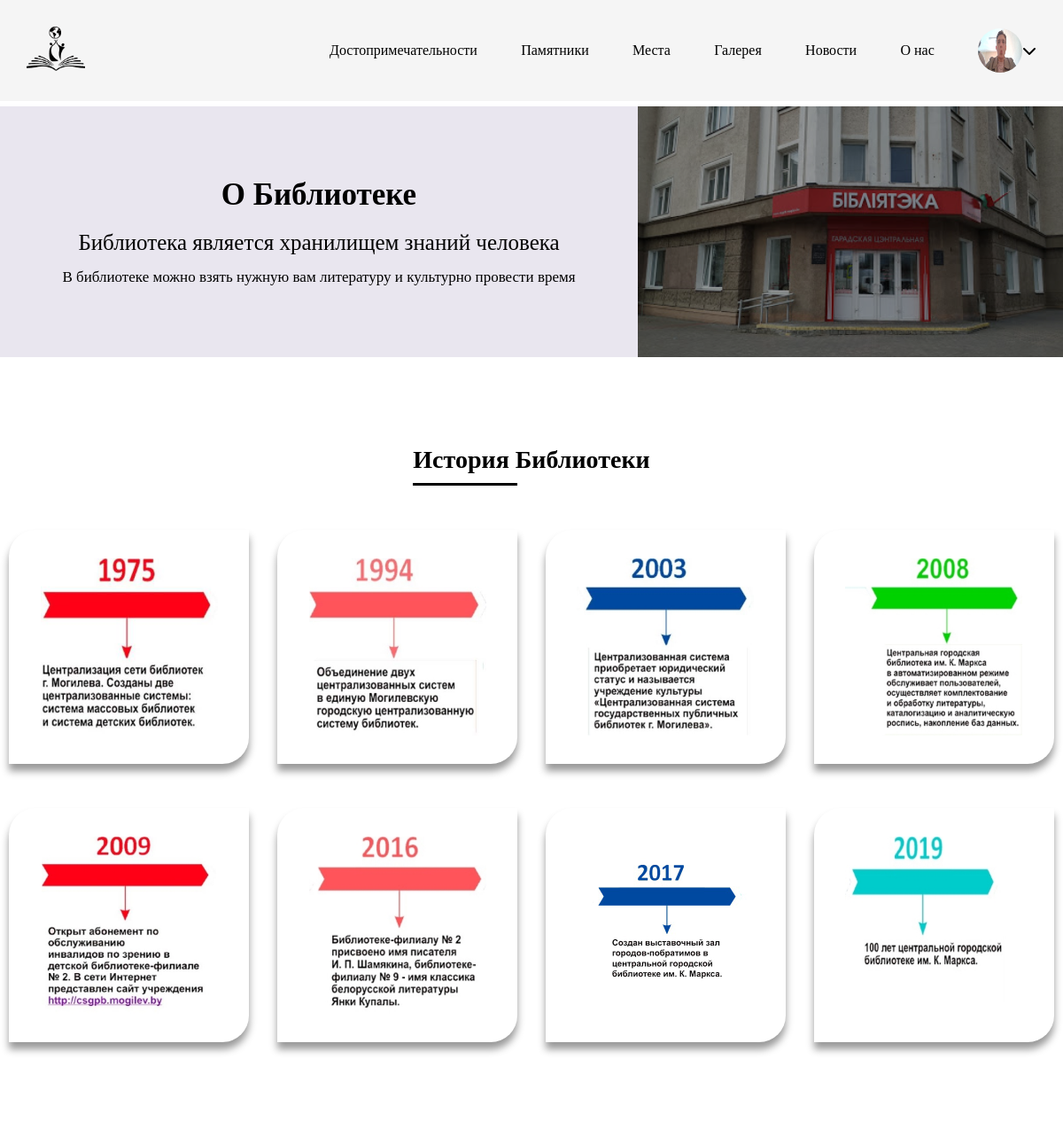
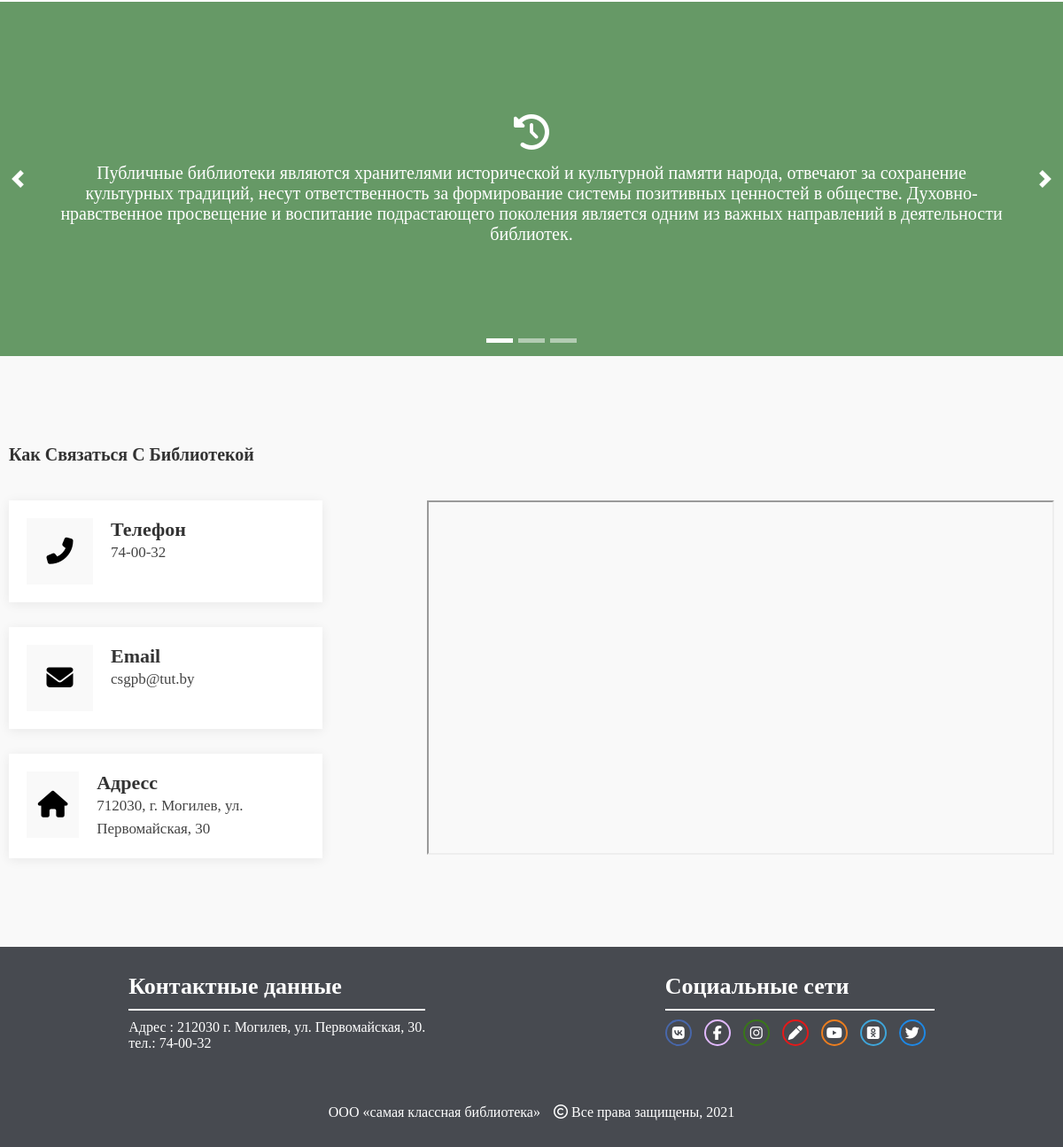
The app's page /history/ (signed in) with its own data (2 pictures, top to bottom).
### users/models.py (models this page shows, shortened)
class User(AbstractBaseUser, PermissionsMixin):
    avatar = models.ImageField(upload_to='users/', verbose_name= "Аватар")
    firstname = models.CharField(max_length=200, verbose_name= "Имя")
    surname = models.CharField(max_length=200, verbose_name= "Игнатович")
    email = models.EmailField(verbose_name='Электронная почта',
                              unique=True, )
    is_staff = models.BooleanField(
        verbose_name='Доступ к панели адмнистратора',
        default=False,
    )
    is_active = models.BooleanField(
        verbose_name='активен',
        default=True,
    )
    objects = UserManager()
    USERNAME_FIELD = 'email'
    class Meta:
        verbose_name= "Аватар"
        verbose_name= "Имя"
        verbose_name= "Игнатович"
        verbose_name= "Электронная почта"
        verbose_name= "Пользователь"
        verbose_name_plural= "Пользователи"

### about/models.py (models this page shows, shortened)
class About(models.Model):
    about_image = models.ImageField(upload_to='about/',  verbose_name= "Изображение библиотеки")
    text_about = models.TextField(  verbose_name= "Дополнительный текст")
    title_about = models.TextField(   verbose_name= "Основной текст")
    text_1 = models.TextField(  verbose_name= "История библиотеки 1")
    text_2 = models.TextField( verbose_name= "История библиотеки 2")
    text_3 = models.TextField(  verbose_name= "История библиотеки 3")
    image_1 = models.ImageField(upload_to='about/',  verbose_name= "Изображение 1")
    image_2 = models.ImageField(upload_to='about/',   verbose_name= "Изображение 2")
    image_3 = models.ImageField(upload_to='about',   verbose_name= "Изображение 3")
    image_4 = models.ImageField(upload_to='about/',   verbose_name= "Изображение 4")
    image_5 = models.ImageField(upload_to='about/',   verbose_name= "Изображение 5")
    image_6 = models.ImageField(upload_to='about/',   verbose_name= "Изображение 6")
    image_7 = models.ImageField(upload_to='about/',   verbose_name= "Изображение 7")
    image_8 = models.ImageField(upload_to='about/',   verbose_name= "Изображение 8")
    def get_image_urls(self):
        images = [self.image_1,self.image_2,self.image_3,self.image_4,self.image_5,self.image_6,self.image_7,self.image_8]
        urls = [image.url for image in images]
        return urls
    class Meta:
        verbose_name= "Изображение библиотеки"
        verbose_name= "Дополнительный текст"
        verbose_name= "Основной текст"
        verbose_name= "История библиотеки 1"
        verbose_name= "История библиотеки 2"
        verbose_name= "История библиотеки 3"
        verbose_name= "Изображение 1"
        verbose_name= "Изображение 2"
        verbose_name= "Изображение 3"
        verbose_name= "Изображение 4"
        verbose_name= "Изображение 5"
        verbose_name= "Изображение 6"
        verbose_name= "Изображение 7"
        verbose_name= "Изображение 8"
        verbose_name = "О нас"
        verbose_name_plural= "О нас"

### about/views.py (the view)
# urls.py: path('history/', views.history, ),
def history(request):
    template_name = '../templates/history.html'
    about = About.objects.all().first()
    context = {
        'about': about,
    }
    return render(request, template_name, context)

### templates/history.html (shortened to what this page needs)
{% load static %}
<!DOCTYPE html>
<html lang="en">
<head>
    <link rel="stylesheet" href="{% static 'css/Style.css' %}">
    <link rel="stylesheet" href="{% static 'css/chief-slider.css' %}">
</head>
<body>
    {% include 'header.html' %}
    <div class="about abouthistory">
        <div class="aboutinfo">
            <h3>О библиотеке</h3>
            <p> {{ about.title_about }}</p>
            <span> {{ about.text_about }}</span>
        </div>
        <div class="darkaboutimage">
            <div class="aboutimage" style="background-image: url({{ about.about_image.url }});">
            </div>
        </div>
    </div>
    <div class="monument monumenthistory">
        <div class="container size">
            <h3 class="">История библиотеки</h3>
            <div class="line linehistory"></div>
            <div class="monumentgalery">
                {% for url in about.get_image_urls %}
                <div class="monumentitems monunumentitemshistory">
                    <div class="monumentimage" style="background-image: url({{ url }});">
                    </div>
                </div>
                {% endfor %}
            </div>
        </div>
    </div>
    <div class="slider2">
        <div class="slider__wrapper">
            <div class="slider__items">
                <div class="slider__item slider__itemshow">
                    <div class="container size pp-50">
                        <i class="fas fa-history mb-15 bxbr"></i>
                        <p>
                            {{ about.text_1}}
                        </p>
                    </div>
                </div>
            </div>
        </div>
        <a href="#" class="slider__control" data-slide="prev"></a>
        <a href="#" class="slider__control" data-slide="next"></a>
        <ol class="slider__indicators">
            <li data-slide-to="0"></li>
            <li data-slide-to="1"></li>
            <li data-slide-to="2"></li>
        </ol>
    </div>
    <div class="aboutcontact">
        <div class="container size">
            <h3>Как связаться с библиотекой</h3>
            <div class="aboutcontacttext">
                <div class="aboutcontactinfo">
                    <div class="aboutcontactinfoitem ">
                        <div class="left">
                            <i class="fas fa-phone-alt"></i>
                        </div>
                        <div class="right">
                            <h4>Телефон</h4>
                            <p>74-00-32</p>
                        </div>
                    </div>
                    <div class="aboutcontactinfoitem">
                        <div class="left">
                            <i class="fas fa-envelope"></i>
                        </div>
                        <div class="right">
                            <h4>Email</h4>
                            <p> csgpb@tut.by</p>
                        </div>
                    </div>
                    <div class="aboutcontactinfoitem">
                        <div class="left">
                            <i class="fas fa-home"></i>
                        </div>
                        <div class="right">
                            <h4>Адресс</h4>
                            <p>712030, г. Могилев, ул. Первомайская, 30</p>
                        </div>
                    </div>
                </div>
                <div class="maphistory">
                    <iframe c src="https://www.google.com/maps/d/u/0/embed?mid=13pJ-15jNxtLiarKyplH-HIcAI1Kxsirh"
                        width="100%" height="400"></iframe>
                </div>
            </div>
        </div>
    </div>
    {% include 'footer.html' %}
</body>
</html>

### templates/header.html (shortened to what this page needs)
{% load static %}
{% if request.user.is_authenticated %}
<div class="navbar navbaruser">
    <div class="container size">
        <div class="nvleft">
            <img src="{% static 'img/logoblack.png' %}" alt="">
        </div>
        <div class="nvright">
            <a href="/">
                <p>Достопримечательности</p>
            </a>
            <a href="/pam/">
                <p>Памятники</p>
            </a>
            <a href="/places/dost/">
                <p>Места</p>
            </a>
            <a href="/galery/">
                <p>Галерея</p>
            </a>
            <a href="/news/">
                <p>Новости</p>
            </a>
            <a href="/history/">
                <p>О нас</p>
            </a>
            <div class="user">
                <div class="userav">
                    <img class="avatar" src="{{ request.user.avatar.url }}" alt="">
                    <i class="fas fa-chevron-down"></i>
                </div>
            </div>
        </div>
    </div>
</div>
{% endif %}

### static/css/Style.css (style rules this page uses)
* { margin: 0; padding: 0; font-family: 'Comfortaa', cursive; font-family: 'Noto Serif SC', serif;; box-sizing: border-box }
a { text-decoration: none; }
li { list-style-type: none; }
.mb-15 { margin-bottom: 15px; }
.pp-50 { padding: 50px 50px; }
.size { width: 100%; margin: 0 auto; max-width: 1180px; }
.bxbr { box-sizing: border-box }
body { position: absolute; width: 100%; width: 100%; }
.navbar { position: fixed; background-color: #F5F5F5; padding: 32px; width: 100%; z-index: 100 }
.navbar .container { display: flex; justify-content: space-between; align-items: center }
.nvleft img { height: 50px; }
.nvleft { z-index: 3; }
.navbaruser .nvright { width: 70%; align-items: center }
.navbaruser { padding: 30px ; }
.nvright { width: 55%; z-index: 3; display: flex; justify-content: space-between; align-items: center }
.user { display: flex; align-items: center; flex-flow: column; }
.userav { display: flex; flex-flow: row; align-items: center }
.user i { transition-duration: .2s }
.avatar { width: 50px; height: 50px; margin: 0 auto; overflow: hidden; border-radius: 50%; }
.nvright p { font-size: 16px; font-weight: 400; color: #000 }
.monument h3 { font-size: 28px; font-weight: 700; margin-top: 50px; padding-bottom: 10px; position: relative; text-transform: capitalize; text-align: center; }
.monument .line { width: 10%; height: 3px; background: #000; margin-left: 378px }
.monument .linehistory { margin-left: 456px }
.monumentgalery { display: flex; flex-wrap: wrap; justify-content: space-between; margin-bottom: 100px }
.monumentitems { width: 23%; background: #fff none repeat scroll 0 0; border-radius: 30px 0; box-shadow: 0 8px 9px 0 #999; margin-top: 50px; padding: 10px; position: relative; transition: 0.4s ease-in-out; }
.monumentimage { background: url("../img/lev.jpg"); background-position: center center; background-size: cover; height: 200px; position: relative; z-index: 1; }
.about { position: relative; display: flex; }
.abouthistory { margin-top: 120px; }
.aboutinfo { width: 60%; background: #E9E6EF; display: flex; justify-content: center; align-items: center; flex-flow: column; padding: 80px 50px }
.aboutinfo h3 { font-size: 35px; font-weight: 700; margin-bottom: 10px; padding-bottom: 10px; text-transform: capitalize; }
.aboutinfo p { font-size: 25px; font-weight: 500; margin-bottom: 15px; }
.aboutinfo span { font-size: 17px }
.aboutimage { background: url("../img/fsfsd.jpg" ) no-repeat center ; background-size: cover ; width: 100%; height: 100%; z-index: -1; position: relative; overflow: hidden; transition: all .5s; }
.darkaboutimage { display: flex; justify-content: center; align-items: center; width: 40%; overflow: hidden; background-size: 100%; background: rgba(0,0,0,.4); }
.aboutcontact { position: relative; padding: 100px 0; background: #f9f9f9; display: flex; }
.aboutcontact h3 { width: 83%; color: #333; font-size: 20px; font-weight: 600; text-transform: capitalize; margin-bottom: 10px; }
.aboutcontact p { width: 83%; font-size: 17px; line-height: 26px; color: #444; font-weight: 400; }
.aboutcontact .aboutcontactinfo { width: 30%; display: flex; flex-flow: column; justify-content: space-between; }
.aboutcontact .aboutcontactinfo .aboutcontactinfoitem { background: #fff none repeat scroll 0 0; box-shadow: 0 2px 12px rgb(0 0 0 / 7%); padding: 20px; display: flex }
.aboutcontact .aboutcontactinfo .aboutcontactinfoitem .left { background: #f9f9f9 none repeat scroll 0 0; display: table-cell; float: left; font-size: 30px; height: 75px; line-height: 75px; margin-right: 20px; text-align: center; width: 75px; }
.aboutcontact .aboutcontactinfo .aboutcontactinfoitem h4 { color: #333; font-size: 22px; font-weight: 600; text-transform: capitalize; }
.aboutcontact .aboutcontacttext { display: flex; margin-top: 40px; justify-content: space-between }
.monumenthistory { position: relative; margin-top: 100px; }
.monunumentitemshistory { padding: 32px 15px; }
.monunumentitemshistory .monumentimage { background-position: top; background-size: contain; background-repeat: no-repeat; }
.maphistory { width: 100%; width: 60% }

### records on screen
User: user.avatar (picture)
About: title_about "Библиотека является хранилищем знаний человека", text_about "В библиотеке можно взять нужную вам литературу и культурно провести время", about_image (picture), text_1 "Публичные библиотеки являются хранителями исторической и культурной памяти народа, отвечают за сохранение культурных традиций, несут ответственность за формирование системы позитивных ценностей в обществе. Духовно-нравственное просвещение и воспитание подрастающего поколения является одним из важных направлений в деятельности библиотек."
